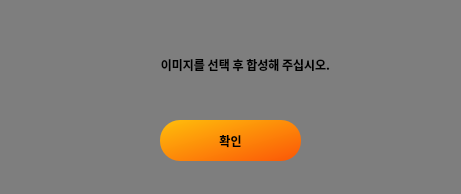
<?xml version="1.0" encoding="UTF-8"?>
<ui version="4.0">
 <class>Form</class>
 <widget class="QWidget" name="Form">
  <property name="geometry">
   <rect>
    <x>0</x>
    <y>0</y>
    <width>461</width>
    <height>194</height>
   </rect>
  </property>
  <property name="windowTitle">
   <string>Error3</string>
  </property>
  <property name="styleSheet">
   <string notr="true">background-color:rgb(126, 126, 126)
</string>
  </property>
  <widget class="QLabel" name="label_2">
   <property name="geometry">
    <rect>
     <x>50</x>
     <y>50</y>
     <width>41</width>
     <height>41</height>
    </rect>
   </property>
   <property name="text">
    <string/>
   </property>
   <property name="pixmap">
    <pixmap>warning.png</pixmap>
   </property>
   <property name="scaledContents">
    <bool>true</bool>
   </property>
  </widget>
  <widget class="QLabel" name="label">
   <property name="geometry">
    <rect>
     <x>60</x>
     <y>30</y>
     <width>371</width>
     <height>71</height>
    </rect>
   </property>
   <property name="font">
    <font>
     <family>Noto Sans KR</family>
     <weight>75</weight>
     <bold>true</bold>
    </font>
   </property>
   <property name="text">
    <string>&lt;html&gt;&lt;head/&gt;&lt;body&gt;&lt;p align=&quot;center&quot;&gt;이미지를 선택 후 합성해 주십시오.&lt;/p&gt;&lt;/body&gt;&lt;/html&gt;</string>
   </property>
  </widget>
  <widget class="QPushButton" name="pushButton">
   <property name="geometry">
    <rect>
     <x>160</x>
     <y>120</y>
     <width>141</width>
     <height>41</height>
    </rect>
   </property>
   <property name="font">
    <font>
     <family>Noto Sans KR</family>
     <weight>75</weight>
     <bold>true</bold>
    </font>
   </property>
   <property name="styleSheet">
    <string notr="true">QPushButton{

	background-color: qlineargradient(spread:pad, x1:0, y1:0, x2:1, y2:1, stop:0 rgba(255, 190, 11, 255), stop:1 rgba(251, 86, 7, 255));
	border-radius: 20px;
}
 QPushButton:pressed {
     background-color: rgb(255, 168, 96)
 }</string>
   </property>
   <property name="text">
    <string>확인</string>
   </property>
  </widget>
  <zorder>label</zorder>
  <zorder>label_2</zorder>
  <zorder>pushButton</zorder>
 </widget>
 <resources/>
 <connections>
  <connection>
   <sender>pushButton</sender>
   <signal>clicked()</signal>
   <receiver>Form</receiver>
   <slot>okay()</slot>
   <hints>
    <hint type="sourcelabel">
     <x>278</x>
     <y>124</y>
    </hint>
    <hint type="destinationlabel">
     <x>355</x>
     <y>137</y>
    </hint>
   </hints>
  </connection>
 </connections>
 <slots>
  <slot>okay()</slot>
 </slots>
</ui>
